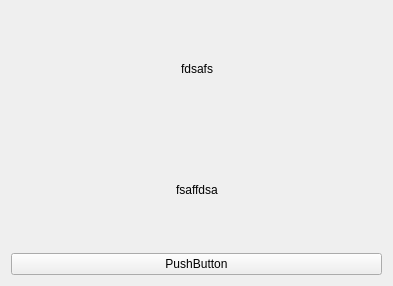
<?xml version="1.0" encoding="UTF-8"?>
<ui version="4.0">
 <class>Widget</class>
 <widget class="QWidget" name="Widget">
  <property name="geometry">
   <rect>
    <x>0</x>
    <y>0</y>
    <width>393</width>
    <height>286</height>
   </rect>
  </property>
  <property name="windowTitle">
   <string>Widget</string>
  </property>
  <layout class="QGridLayout" name="gridLayout">
   <item row="1" column="0">
    <layout class="QHBoxLayout" name="horizontalLayout_2">
     <item>
      <spacer name="horizontalSpacer_3">
       <property name="orientation">
        <enum>Qt::Horizontal</enum>
       </property>
       <property name="sizeHint" stdset="0">
        <size>
         <width>40</width>
         <height>20</height>
        </size>
       </property>
      </spacer>
     </item>
     <item>
      <widget class="QLabel" name="label_2">
       <property name="text">
        <string>fsaffdsa</string>
       </property>
      </widget>
     </item>
     <item>
      <spacer name="horizontalSpacer_4">
       <property name="orientation">
        <enum>Qt::Horizontal</enum>
       </property>
       <property name="sizeHint" stdset="0">
        <size>
         <width>40</width>
         <height>20</height>
        </size>
       </property>
      </spacer>
     </item>
    </layout>
   </item>
   <item row="0" column="0">
    <layout class="QHBoxLayout" name="horizontalLayout">
     <item>
      <spacer name="horizontalSpacer">
       <property name="orientation">
        <enum>Qt::Horizontal</enum>
       </property>
       <property name="sizeHint" stdset="0">
        <size>
         <width>40</width>
         <height>20</height>
        </size>
       </property>
      </spacer>
     </item>
     <item>
      <widget class="QLabel" name="label_1">
       <property name="text">
        <string>fdsafs</string>
       </property>
      </widget>
     </item>
     <item>
      <spacer name="horizontalSpacer_2">
       <property name="orientation">
        <enum>Qt::Horizontal</enum>
       </property>
       <property name="sizeHint" stdset="0">
        <size>
         <width>40</width>
         <height>20</height>
        </size>
       </property>
      </spacer>
     </item>
    </layout>
   </item>
   <item row="2" column="0">
    <widget class="QPushButton" name="pushButton">
     <property name="enabled">
      <bool>true</bool>
     </property>
     <property name="text">
      <string>PushButton</string>
     </property>
    </widget>
   </item>
  </layout>
 </widget>
 <layoutdefault spacing="6" margin="11"/>
 <resources/>
 <connections/>
</ui>
